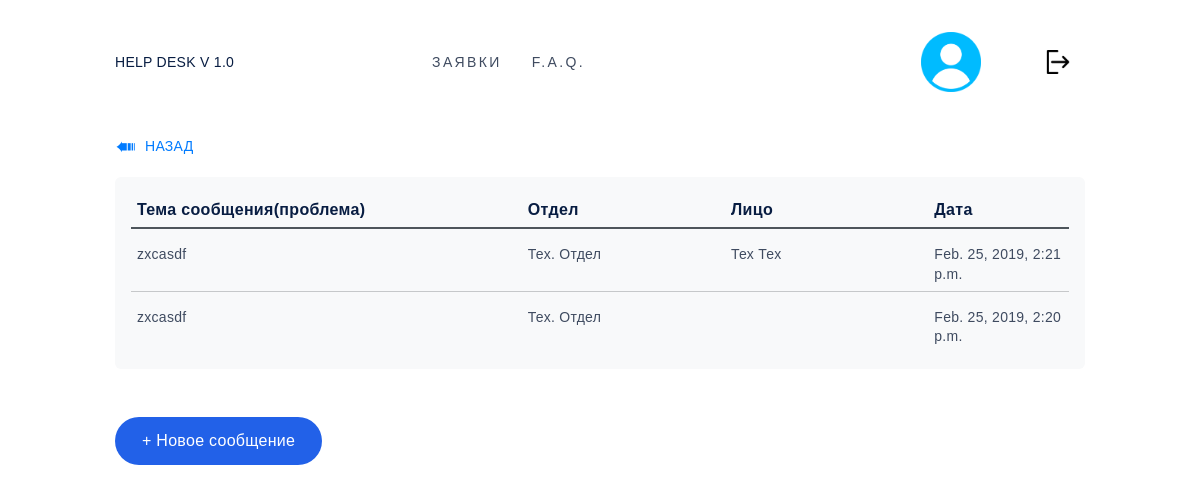
/helpdesk/list-messages.html (signed in), run on the app's committed database.
### helpdesk/models.py (models this page shows, shortened)
class Message(models.Model):
    sender = models.ForeignKey('auth.User',on_delete=models.CASCADE,related_name="sender")
    reciver = models.ForeignKey('auth.User',on_delete=models.CASCADE,related_name="reciver")
    text = models.CharField(max_length=1000,default="")
    ticket = models.ForeignKey('Ticket',on_delete=models.CASCADE)
    deleted = models.BooleanField(default="False")
    status = models.CharField(max_length=20,default="Отправлено")
    date = models.DateTimeField('date')

class Ticket(models.Model):
    requestor = models.ForeignKey('auth.User',on_delete=models.CASCADE, related_name="requestor")
    worker = models.ForeignKey('auth.User',on_delete=models.SET_NULL, null=True, related_name="worker")
    theme = models.CharField(max_length=100,default="")
    targeted_department = models.ForeignKey('Department',on_delete=models.CASCADE, related_name="targeted_department")
    place = models.CharField(max_length=100,default="")
    priority = models.IntegerField(default="0") # 0-Низкий 1-Средний 2-Высокий
    details = models.CharField(max_length=1000,default="")
    pub_date = models.DateTimeField('date published')
    exp_date = models.DateTimeField('expiration date')
    finished = models.BooleanField(default="False")
    deleted = models.BooleanField(default="False")
    chat = models.TextField(default="")

class Department(models.Model):
    name = models.CharField(max_length=100)
    head = models.ForeignKey('auth.User',null=True,on_delete=models.CASCADE, related_name="head")

### helpdesk/views.py (the view)
# urls.py: path('list-messages.html',views.list_messages , name='list_messages'),
@login_required
def list_messages(request):
    context = {"user": request.user.first_name + " " + request.user.last_name,
                }
    messages_array = models.Message.objects.filter(Q(sender = request.user) | Q(reciver = request.user)).order_by('-date')
    context["messages"] = messages_array
    context["watcher"] = request.user
    if models.EmployeesInDepartments.objects.filter(person = request.user).count()>0:
            context['isWorker'] = True
    return render(request,"helpdesk/list-messages.html",context)

### helpdesk/templates/helpdesk/list-messages.html
{%extends 'helpdesk/father_frame.html'%}
{%block contents%}
	<section class="section-one-class" id="section-one-id">
		<div class="container">
			<div class="row">
				<div class="col">
					<a href="#" onclick="history.back();return false;" class="toback">Назад</a>
				</div>
			</div>
			<div class="row">
				<div class="col-lg d-flex justify-content-center">
					<ul class="list-messages">
						<li class="wr-label d-flex justify-content-between">
							<div class="label-text">
								<p>Тема сообщения(проблема)</p>
							</div>
							<div class="label-depart">
								<p>Отдел</p>
							</div>
							<div class="label-status">
								<p>Лицо</p>
							</div>
							<div class="label-date">
								<p>Дата</p>
							</div>
						</li>
						{%for message in messages%}
							<li class="wr-messages">
								<a href="{%url 'helpdesk:view_message' message.pk%}" class="d-flex justify-content-between">
									<div class="message-text">
										<p>{{message.ticket.theme}}</p>
									</div>
									<div class="message-depart">
										<p>{{message.ticket.targeted_department.name}}</p>
									</div>
									<div class="message-status">
										<p>
											{%if message.sender is watcher%}{{message.sender.first_name}} {{message.sender.last_name}}{%else%}{{message.reciver.first_name}} {{message.reciver.last_name}}{%endif%}
										</p>
									</div>
									<div class="message-date">
										<p>{{message.date}}</p>
									</div>
								</a>
							</li>
						{%endfor%}
					</ul>
				</div>
			</div>
			<div class="row">
				<div class="col">
					<a href="new-message.html" class="btn btn_new-message">
						+ Новое сообщение
					</a>
				</div>
			</div>
		</div>
	</section>
{%endblock%}

### helpdesk/static/css/main.css (style rules this page uses)
body { font-family: 'Exo 2.0', sans-serif; color: #081d42; padding: 0; letter-spacing: 0.02em; margin: 0; font-size: 14px; }
.container { width: 970px; margin: 0 auto; padding: 12px 0; }
div, p, form, input, a, span, button { box-sizing: border-box; }
p { margin: 0; font-size: 14px; line-height: 1.4em; letter-spacing: .02em; }
ul, li { display: block; padding: 0; margin: 0; }
a, a:hover, a:active { text-decoration: none; color: #3f4b60; }
a, button, input { transition: all 0.5s ease; outline: none; }
.toback { display: inline-block; position: relative; padding-left: 30px; margin-bottom: 20px; text-transform: uppercase; color: #007bff; }
.toback:before { display: block; position: absolute; content: '➠'; transform: rotate(180deg); text-align: center; top: 2px; left: 0px; line-height: 20px; font-size: 25px; color: #007bff; }
.list-messages { background-color: #f8f9fa; width: 100%; max-height: 700px; -webkit-border-radius: 6px; -moz-border-radius: 6px; border-radius: 6px; padding: 6px; margin-bottom: 36px; }
.wr-label { margin: 10px; font-weight: 600; border-bottom: 2px solid #4e555b; }
.wr-label div { padding: 6px; }
.label-text p, .label-depart p, .label-status p, .label-date p { font-size: 16px; text-align: left; }
.label-text { width: 40%; }
.label-depart { width: 20%; }
.label-status { width: 20%; }
.label-date { width: 15%; }
.wr-messages { margin: 10px; cursor: pointer; }
.wr-messages:not(:last-child) { border-bottom: 1px solid #c6c8ca; }
.wr-messages div { padding: 6px; }
.message-text { width: 40%; }
.message-depart { width: 20%; }
.message-status { width: 20%; }
.message-date { width: 15%; }
.btn_new-message { background-color: #2261E8; color: #fff!important; border-radius: 50px!important; padding: 12px 27px; margin-top: 12px; border-style: none; }
.label-name p, .label-text p, .label-depart p, .label-place p, .label-priority p { font-size: 16px; text-align: left; }

### data on the page
Message: ticket.theme "zxcasdf", ticket.targeted_department.name "Тех. Отдел", reciver.first_name "Тех", reciver.last_name "Тех", date "Feb. 25, 2019, 2:21 p.m."
Message: ticket.theme "zxcasdf", ticket.targeted_department.name "Тех. Отдел", date "Feb. 25, 2019, 2:20 p.m."
